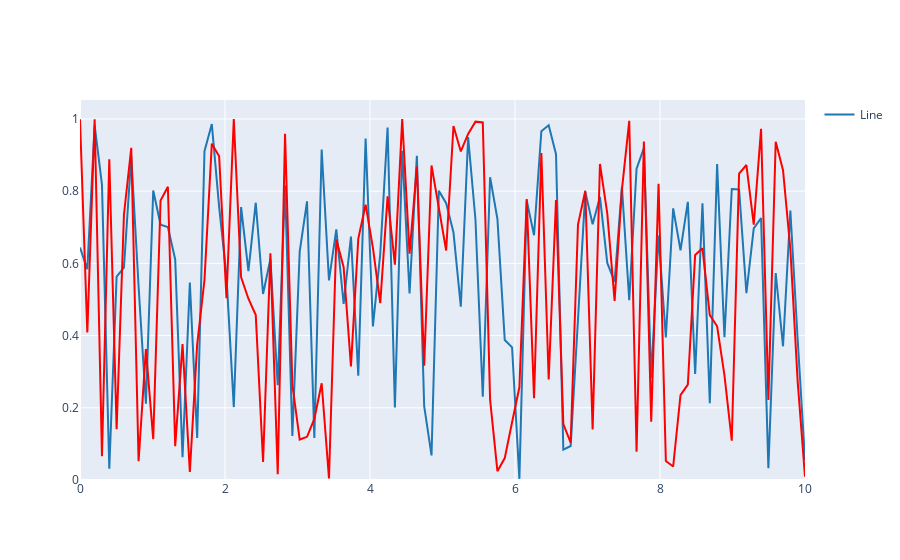

Notebook source saved alongside this figure:
### Code cell
x = np.linspace(0, 10, 100)
y = np.random.random(100)
df = pd.DataFrame({'x': x, 'y': y})

x = np.linspace(0, 10, 100)
y = np.random.random(100)
df2 = pd.DataFrame({'x': x, 'y': y})

ggplot(df, aes(x='x', y='y')) + geom_line() + geom_line(df2, aes(x='x', y='y', color='red'), name="Ben", showlegend=False)
